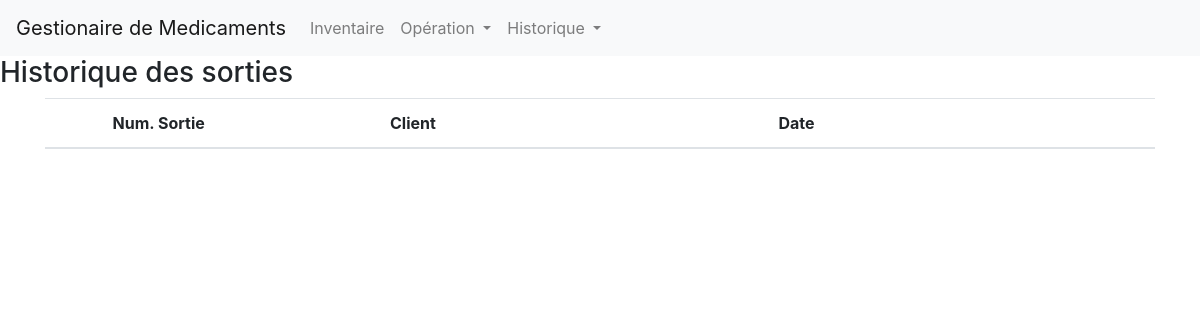
Before: /sales_history/ with the older database file.
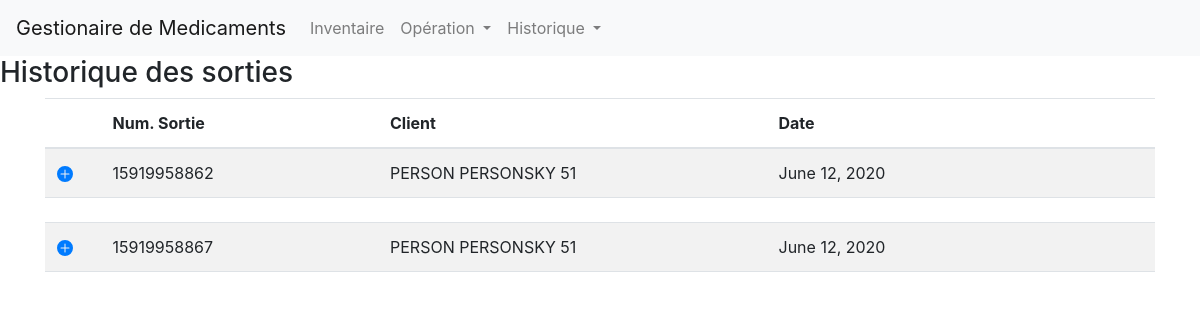
After: the same page with the newer database file.
### main/models.py (models this page shows, shortened)
class Prescription(models.Model):
    client = models.ForeignKey(Client, on_delete=models.CASCADE)
    number = models.CharField(max_length=20, default='indéfinie')
    date = models.DateField(default=datetime.date.today)
    prods = models.CharField(max_length=1024, default='indéfinie')

class Client(models.Model):
    first_name = models.CharField(max_length=30, default='indéfinie')
    last_name = models.CharField(max_length=30, default='indéfinie')
    security_number = models.CharField(max_length=40, default='indéfinie')
    def __str__(self):
        return '{} {} {}'.format(self.first_name,
                                 self.last_name, str(self.security_number)[:2])

### main/views.py (the view)
# urls.py: path('sales_history/', main_views.sales_history, name="sales-history"),
def sales_history(request):
    prescs = Prescription.objects.all()
    prods = []
    for p in prescs:
        prods.append(p.prods.strip().replace(',', '').split('|'))
    context = {
        'sales': prescs,
        'prods': prods
    }
    return render(request, "main/sales_history.html", context)

### main/templates/main/sales_history.html (shortened to what this page needs)
{% extends 'main/base.html' %}
{% block content %}
<h3>Historique des sorties</h3>
<div class="container">
    <table class="table table-striped" id="sales-table">
        <thead>
            <th style="width: 5%;"></th>
            <th style="width: 25%;">Num. Sortie</th>
            <th style="width: 35%;">Client</th>
            <th style="width: 35%;">Date</th>
        </thead>
        <tbody>
            {% for sale in sales %}
            <tr>
                <td>
                    <a data-toggle="collapse" href="#details-{{sale.number}}" aria-expanded="false"
                        aria-controls="details-{{sale.number}}">
                        <svg class="bi bi-plus-circle-fill" width="1em" height="1em" viewBox="0 0 16 16"
                            fill="currentColor" xmlns="http://www.w3.org/2000/svg">
                            <path fill-rule="evenodd"
                                d="M16 8A8 8 0 1 1 0 8a8 8 0 0 1 16 0zM8.5 4a.5.5 0 0 0-1 0v3.5H4a.5.5 0 0 0 0 1h3.5V12a.5.5 0 0 0 1 0V8.5H12a.5.5 0 0 0 0-1H8.5V4z" />
                        </svg>
                    </a>
                </td>
                <td>{{sale.number}}</td>
                <td>{{sale.client}}</td>
                <td>{{sale.date}}</td>
            </tr>
            <tr>
                <td></td>
                <td colspan="3">
                </td>
            </tr>
            {% endfor %}
        </tbody>
    </table>
</div>
{% endblock %}

Changed rows visible on the page:
added Prescription: number "15919958862", client "PERSON PERSONSKY 51", date "June 12, 2020"
added Prescription: number "15919958867", client "PERSON PERSONSKY 51", date "June 12, 2020"
